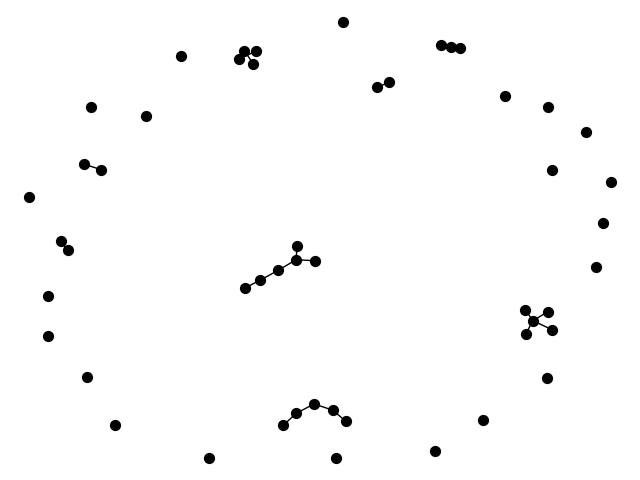

Python code for this plot:
import networkx as nx
import matplotlib.pyplot as plt

n = 50
p = 0.01

G2 = nx.erdos_renyi_graph(n, p)

nx.draw_spring(G2, node_size=50, node_color="#000000")
plt.savefig("low_prob.png")
